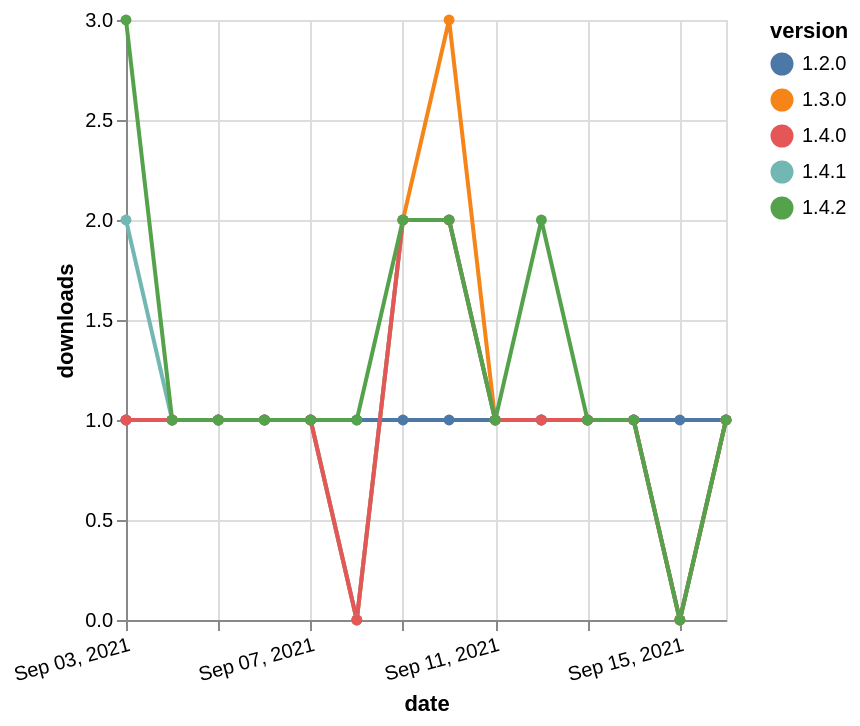

The Vega-Lite source for this figure:
### Vega-Lite specification from a JSON file in a GitHub repository (floating-point values rounded to 4 significant figures)
{"$schema": "https://vega.github.io/schema/vega-lite/v5.json", "description": "A simple bar chart with embedded data.", "data": {"values": [{"date": "2021-09-03", "total": 197, "delta": 1, "version": "1.3.0"}, {"date": "2021-09-04", "total": 198, "delta": 1, "version": "1.3.0"}, {"date": "2021-09-05", "total": 199, "delta": 1, "version": "1.3.0"}, {"date": "2021-09-06", "total": 200, "delta": 1, "version": "1.3.0"}, {"date": "2021-09-07", "total": 201, "delta": 1, "version": "1.3.0"}, {"date": "2021-09-08", "total": 201, "delta": 0, "version": "1.3.0"}, {"date": "2021-09-09", "total": 203, "delta": 2, "version": "1.3.0"}, {"date": "2021-09-10", "total": 206, "delta": 3, "version": "1.3.0"}, {"date": "2021-09-11", "total": 207, "delta": 1, "version": "1.3.0"}, {"date": "2021-09-12", "total": 208, "delta": 1, "version": "1.3.0"}, {"date": "2021-09-13", "total": 209, "delta": 1, "version": "1.3.0"}, {"date": "2021-09-14", "total": 210, "delta": 1, "version": "1.3.0"}, {"date": "2021-09-15", "total": 210, "delta": 0, "version": "1.3.0"}, {"date": "2021-09-16", "total": 211, "delta": 1, "version": "1.3.0"}, {"date": "2021-09-03", "total": 146, "delta": 2, "version": "1.4.1"}, {"date": "2021-09-04", "total": 147, "delta": 1, "version": "1.4.1"}, {"date": "2021-09-05", "total": 148, "delta": 1, "version": "1.4.1"}, {"date": "2021-09-06", "total": 149, "delta": 1, "version": "1.4.1"}, {"date": "2021-09-07", "total": 150, "delta": 1, "version": "1.4.1"}, {"date": "2021-09-08", "total": 150, "delta": 0, "version": "1.4.1"}, {"date": "2021-09-09", "total": 152, "delta": 2, "version": "1.4.1"}, {"date": "2021-09-10", "total": 154, "delta": 2, "version": "1.4.1"}, {"date": "2021-09-11", "total": 155, "delta": 1, "version": "1.4.1"}, {"date": "2021-09-12", "total": 156, "delta": 1, "version": "1.4.1"}, {"date": "2021-09-13", "total": 157, "delta": 1, "version": "1.4.1"}, {"date": "2021-09-14", "total": 158, "delta": 1, "version": "1.4.1"}, {"date": "2021-09-15", "total": 158, "delta": 0, "version": "1.4.1"}, {"date": "2021-09-16", "total": 159, "delta": 1, "version": "1.4.1"}, {"date": "2021-09-03", "total": 157, "delta": 1, "version": "1.2.0"}, {"date": "2021-09-04", "total": 158, "delta": 1, "version": "1.2.0"}, {"date": "2021-09-05", "total": 159, "delta": 1, "version": "1.2.0"}, {"date": "2021-09-06", "total": 160, "delta": 1, "version": "1.2.0"}, {"date": "2021-09-07", "total": 161, "delta": 1, "version": "1.2.0"}, {"date": "2021-09-08", "total": 162, "delta": 1, "version": "1.2.0"}, {"date": "2021-09-09", "total": 163, "delta": 1, "version": "1.2.0"}, {"date": "2021-09-10", "total": 164, "delta": 1, "version": "1.2.0"}, {"date": "2021-09-11", "total": 165, "delta": 1, "version": "1.2.0"}, {"date": "2021-09-12", "total": 166, "delta": 1, "version": "1.2.0"}, {"date": "2021-09-13", "total": 167, "delta": 1, "version": "1.2.0"}, {"date": "2021-09-14", "total": 168, "delta": 1, "version": "1.2.0"}, {"date": "2021-09-15", "total": 169, "delta": 1, "version": "1.2.0"}, {"date": "2021-09-16", "total": 170, "delta": 1, "version": "1.2.0"}, {"date": "2021-09-03", "total": 139, "delta": 1, "version": "1.4.0"}, {"date": "2021-09-04", "total": 140, "delta": 1, "version": "1.4.0"}, {"date": "2021-09-05", "total": 141, "delta": 1, "version": "1.4.0"}, {"date": "2021-09-06", "total": 142, "delta": 1, "version": "1.4.0"}, {"date": "2021-09-07", "total": 143, "delta": 1, "version": "1.4.0"}, {"date": "2021-09-08", "total": 143, "delta": 0, "version": "1.4.0"}, {"date": "2021-09-09", "total": 145, "delta": 2, "version": "1.4.0"}, {"date": "2021-09-10", "total": 147, "delta": 2, "version": "1.4.0"}, {"date": "2021-09-11", "total": 148, "delta": 1, "version": "1.4.0"}, {"date": "2021-09-12", "total": 149, "delta": 1, "version": "1.4.0"}, {"date": "2021-09-13", "total": 150, "delta": 1, "version": "1.4.0"}, {"date": "2021-09-14", "total": 151, "delta": 1, "version": "1.4.0"}, {"date": "2021-09-15", "total": 151, "delta": 0, "version": "1.4.0"}, {"date": "2021-09-16", "total": 152, "delta": 1, "version": "1.4.0"}, {"date": "2021-09-03", "total": 134, "delta": 3, "version": "1.4.2"}, {"date": "2021-09-04", "total": 135, "delta": 1, "version": "1.4.2"}, {"date": "2021-09-05", "total": 136, "delta": 1, "version": "1.4.2"}, {"date": "2021-09-06", "total": 137, "delta": 1, "version": "1.4.2"}, {"date": "2021-09-07", "total": 138, "delta": 1, "version": "1.4.2"}, {"date": "2021-09-08", "total": 139, "delta": 1, "version": "1.4.2"}, {"date": "2021-09-09", "total": 141, "delta": 2, "version": "1.4.2"}, {"date": "2021-09-10", "total": 143, "delta": 2, "version": "1.4.2"}, {"date": "2021-09-11", "total": 144, "delta": 1, "version": "1.4.2"}, {"date": "2021-09-12", "total": 146, "delta": 2, "version": "1.4.2"}, {"date": "2021-09-13", "total": 147, "delta": 1, "version": "1.4.2"}, {"date": "2021-09-14", "total": 148, "delta": 1, "version": "1.4.2"}, {"date": "2021-09-15", "total": 148, "delta": 0, "version": "1.4.2"}, {"date": "2021-09-16", "total": 149, "delta": 1, "version": "1.4.2"}]}, "width": "container", "mark": {"type": "line", "point": {"filled": true}}, "encoding": {"x": {"field": "date", "type": "temporal", "timeUnit": "yearmonthdate", "title": "date", "axis": {"labelAngle": -15}}, "y": {"field": "delta", "type": "quantitative", "title": "downloads"}, "color": {"field": "version", "type": "nominal"}, "tooltip": {"field": "delta"}}}
